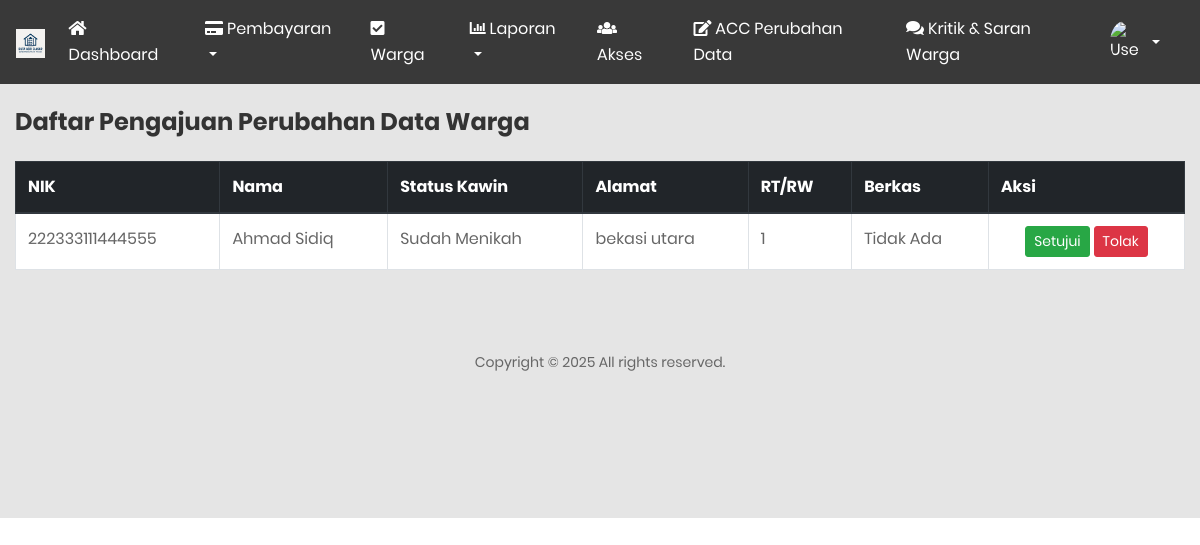
The app's page /index.php/rt/accPembaruanData with its own data.
### tables this page shows
CREATE TABLE `data_warga_pembaruan` (
  `id` int(11) NOT NULL AUTO_INCREMENT,
  `id_warga` int(11) NOT NULL,
  `nik` varchar(20) NOT NULL,
  `nama` varchar(100) NOT NULL,
  `jekel` enum('laki-laki','perempuan') NOT NULL,
  `tempat_lahir` varchar(100) DEFAULT NULL,
  `tanggal_lahir` date DEFAULT NULL,
  `alamat` text,
  `rt_rw` varchar(10) DEFAULT NULL,
  `status_perkawinan` varchar(20) DEFAULT NULL,
  `nama_pasangan` varchar(100) DEFAULT NULL,
  `nama_anak_1` varchar(100) DEFAULT NULL,
  `nama_anak_2` varchar(100) DEFAULT NULL,
  `nama_anak_3` varchar(100) DEFAULT NULL,
  `nama_anak_4` varchar(100) DEFAULT NULL,
  `nama_anak_5` varchar(100) DEFAULT NULL,
  `berkas` varchar(255) DEFAULT NULL,
  `status_acc` enum('pending','ditolak','disetujui') DEFAULT 'pending',
  `tanggal_pengajuan` datetime DEFAULT CURRENT_TIMESTAMP,
  PRIMARY KEY (`id`),
  KEY `id_warga` (`id_warga`),
  CONSTRAINT `data_warga_pembaruan_ibfk_1` FOREIGN KEY (`id_warga`) REFERENCES `data_warga` (`idWarga`)
);

### application/controllers/Rt.php (called while the page is built, shortened)
<?php
class Rt extends CI_Controller
{
	public function __construct()
	{
		$this->load->model('M_PembaruanData');
	}
	public function accPembaruanData()
	{
		$username = $this->session->userdata('username');
		$user = $this->db->get_where('users', ['username' => $username])->row_array();
		$this->load->model('M_PembaruanData');
		$data['judul'] = 'ACC Pembaruan Data';
		$data['user'] = $user;
		$data['pembaruan'] = $this->M_PembaruanData->getAllPending();
		$this->load->view('include/header', $data);
		$this->load->view('rt/acc_pembaruan_data', $data);
		$this->load->view('include/footer');
	}
}

### index.php (called while the page is built, shortened)
<?php
require_once BASEPATH.'core/CodeIgniter.php';

### application/models/M_PembaruanData.php (called while the page is built, shortened)
<?php
class M_PembaruanData extends CI_Model
{
    public function getAllPending()
    {
        return $this->db->get_where('data_warga_pembaruan', ['status_acc' => 'pending'])->result_array();
    }
}

### application/views/rt/acc_pembaruan_data.php (the view, shortened to what this page needs)
<div class="container mt-4">
    <h3 class="mb-4">Daftar Pengajuan Perubahan Data Warga</h3>
    <?php if (empty($pembaruan)) : ?>
        <div class="alert alert-info">Tidak ada data pengajuan yang menunggu persetujuan.</div>
    <?php else : ?>
        <table class="table table-bordered table-striped">
            <thead class="thead-dark">
                <tr>
                    <th>NIK</th>
                    <th>Nama</th>
                    <th>Status Kawin</th>
                    <th>Alamat</th>
                    <th>RT/RW</th>
                    <th>Berkas</th>
                    <th>Aksi</th>
                </tr>
            </thead>
            <tbody>
                <?php foreach ($pembaruan as $p) : ?>
                    <tr>
                        <td><?= $p['nik']; ?></td>
                        <td><?= $p['nama']; ?></td>
                        <td><?= ucwords(str_replace('_', ' ', $p['status_perkawinan'])); ?></td>
                        <td><?= $p['alamat']; ?></td>
                        <td><?= $p['rt_rw']; ?></td>
                        <td>
                            <?php if (!empty($p['berkas'])) : ?>
                                <a href="<?= base_url('uploads/berkas/' . $p['berkas']); ?>" target="_blank">Lihat</a>
                            <?php else : ?>
                                Tidak Ada
                            <?php endif; ?>
                        </td>
                        <td align="center">
                            <a href="<?= base_url('rt/setujui/' . $p['id']); ?>" class="btn btn-success btn-sm">Setujui</a>
                            <a href="<?= base_url('rt/tolak/' . $p['id']); ?>" class="btn btn-danger btn-sm">Tolak</a>
                        </td>
                    </tr>
                <?php endforeach; ?>
            </tbody>
        </table>
    <?php endif; ?>
</div>

### records on screen
data_warga_pembaruan: nik "222333111444555", nama "Ahmad Sidiq", status_perkawinan "Sudah Menikah", alamat "bekasi utara", rt_rw "1", shows "Tidak Ada"
